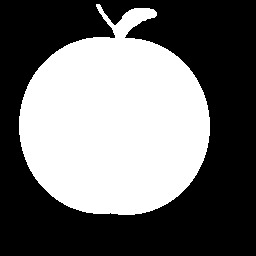
#> input picture Images/apple1.jpg, 256 x 256 px, found by its file name
$ jupyter execute --allow-errors Malan_Moody_Final01.ipynb
#> lines starting #> are read from the running program, lines starting #| are printed output that depends on the picture; after the words box and inside, x2 and y2 are one past the last pixel; in counts of white or black regions, pixels touching at a corner belong together
# Malan Moody

## Final 01

In this project, we create 1D feature vectors of centroid distances for 20 different binary images and perform both template-based and feature-based matching on them

There are 5 image classes, each with 4 images. The 5 classes are apple, bell, bone, brick, and face

## Computing 1D Feature Vectors

We first read in each binary image

[cell 1]
from PIL import Image, ImageFilter, ImageChops
import math
from matplotlib import pyplot as plt
import numpy as np
import cv2 as cv

#read in each image as a binary image
i1c1 = cv.imread("images/apple1.jpg", 0)
#> i1c1 is the input picture: shape (256, 256); min 0, max 255, mean 110
i2c1 = cv.imread("images/apple2.jpg", 0)
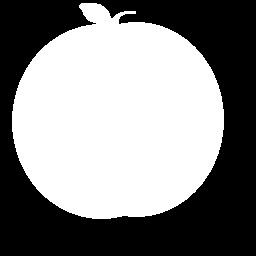
#> input picture Images/apple2.jpg, 256 x 256 px, found by its file name
#> i2c1 is the input picture: shape (256, 256); min 0, max 255, mean 134.4
i3c1 = cv.imread("images/apple3.jpg", 0)
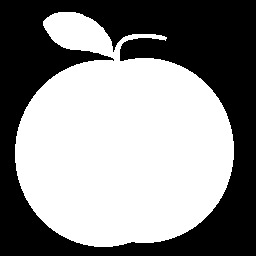
#> input picture Images/apple3.jpg, 256 x 256 px, found by its file name
#> i3c1 is the input picture: shape (256, 256); min 0, max 255, mean 140
i4c1 = cv.imread("images/apple4.jpg", 0)
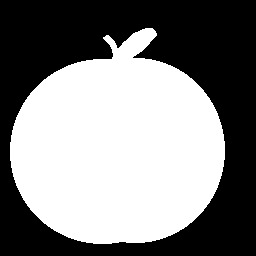
#> input picture Images/apple4.jpg, 256 x 256 px, found by its file name
#> i4c1 is the input picture: shape (256, 256); min 0, max 255, mean 129.9

i1c2 = cv.imread("images/bell1.jpg", 0)
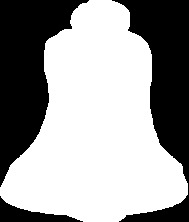
#> input picture Images/bell1.jpg, 189 x 222 px, found by its file name
#> i1c2 is the input picture: shape (222, 189); min 0, max 255, mean 155.4
i2c2 = cv.imread("images/bell2.jpg", 0)
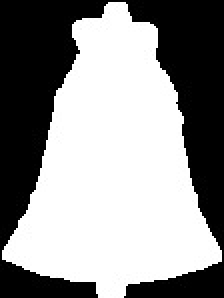
#> input picture Images/bell2.jpg, 112 x 149 px, found by its file name (shown 2 times larger)
#> i2c2 is the input picture: shape (149, 112); min 0, max 255, mean 144.7
i3c2 = cv.imread("images/bell3.jpg", 0)
i4c2 = cv.imread("images/bell4.jpg", 0)

i1c3 = cv.imread("images/bone1.jpg", 0)
i2c3 = cv.imread("images/bone2.jpg", 0)
i3c3 = cv.imread("images/bone3.jpg", 0)
i4c3 = cv.imread("images/bone4.jpg", 0)

i1c4 = cv.imread("images/brick1.jpg", 0)
i2c4 = cv.imread("images/brick2.jpg", 0)
i3c4 = cv.imread("images/brick3.jpg", 0)
i4c4 = cv.imread("images/brick4.jpg", 0)

i1c5 = cv.imread("images/face1.jpg", 0)
i2c5 = cv.imread("images/face2.jpg", 0)
i3c5 = cv.imread("images/face3.jpg", 0)
i4c5 = cv.imread("images/face4.jpg", 0)


ret,img1c1 = cv.threshold(i1c1,127,255,0)
#> img1c1: shape (256, 256); 43.2% white; 1 white region, box (x1, y1, x2, y2) and area: (19, 4, 210, 215) 28279
ret,img2c1 = cv.threshold(i2c1,127,255,0)
#> img2c1: shape (256, 256); 52.7% white; 1 black region, box (x1, y1, x2, y2) and area: (0, 0, 256, 256) 31002
ret,img3c1 = cv.threshold(i3c1,127,255,0)
#> img3c1: shape (256, 256); 54.9% white; 1 black region, box (x1, y1, x2, y2) and area: (0, 0, 256, 256) 29550
ret,img4c1 = cv.threshold(i4c1,127,255,0)
#> img4c1: shape (256, 256); 50.9% white; 1 black region, box (x1, y1, x2, y2) and area: (0, 0, 256, 256) 32156

ret,img1c2 = cv.threshold(i1c2,127,255,0)
#> img1c2: shape (222, 189); 61% white; 3 black regions, box (x1, y1, x2, y2) and area: (0, 0, 89, 187) 7977, (112, 0, 189, 222) 7553, (0, 196, 83, 222) 849
ret,img2c2 = cv.threshold(i2c2,127,255,0)
#> img2c2: shape (149, 112); 56.8% white; 1 black region, box (x1, y1, x2, y2) and area: (0, 0, 112, 149) 7216
ret,img3c2 = cv.threshold(i3c2,127,255,0)
ret,img4c2 = cv.threshold(i4c2,127,255,0)

ret,img1c3 = cv.threshold(i1c3,127,255,0)
ret,img2c3 = cv.threshold(i2c3,127,255,0)
ret,img3c3 = cv.threshold(i3c3,127,255,0)
ret,img4c3 = cv.threshold(i4c3,127,255,0)

ret,img1c4 = cv.threshold(i1c4,127,255,0)
ret,img2c4 = cv.threshold(i2c4,127,255,0)
ret,img3c4 = cv.threshold(i3c4,127,255,0)
ret,img4c4 = cv.threshold(i4c4,127,255,0)

ret,img1c5 = cv.threshold(i1c5,127,255,0)
ret,img2c5 = cv.threshold(i2c5,127,255,0)
ret,img3c5 = cv.threshold(i3c5,127,255,0)
ret,img4c5 = cv.threshold(i4c5,127,255,0)

imgs = [img1c1, img2c1, img3c1, img4c1,
        img1c2, img2c2, img3c2, img4c2,
        img1c3, img2c3, img3c3, img4c3,
        img1c4, img2c4, img3c4, img4c4,
        img1c5, img2c5, img3c5, img4c5]

#> (the rest of this cell did not finish here and is left out)

We next find the moments of each image, and use that to find each image's centroid

[cell 2]
imgsLabeled = np.empty(20, dtype=object)
cX = np.empty(20, dtype=object)
cY = np.empty(20, dtype=object)

#> (the rest of this cell did not finish here and is left out)

We then use Canny edge detection to get the edges of each image

[cell 3]
# Find the edges of each binary image
imgEdges = np.empty(20, dtype=object)

#> (the rest of this cell did not finish here and is left out)

We then create a vector for each image to hold its edge coordinate points

[cell 4]
# Create vectors to hold edge coordinates
edgeCoordinates = [ [] for _ in range(20) ]

# Find each edge pixel to centroid and add it to its respective vector

#> (the rest of this cell did not finish here and is left out)

Next, we create vectors to hold the angles of each edge point to the centroid and sort both the edge point vectors and angle vectors by angle

[cell 5]
# Create vectors to hold edge coordinate and centroid angles
angles = [ [] for _ in range(20) ]

# find angle of each line and sort edge coordinates by angle to centroid
#> (the rest of this cell did not finish here and is left out)

We then use the sorted edge point vectors to find the 1D feature vector for each image

[cell 6]
# Create 1D feature vectors
featureVectors = [ [] for _ in range(20) ]

# Find distance from each edge pixel to centroid and add it to feature vector
for i in range(20):
    for j in edgeCoordinates[i]:
        featureVectors[i].append(np.sqrt((j[0]-cY[i])**2 + (j[1]-cX[i])**2))

We plot a chart of each 1D feature vector

[cell 7]
for i in range(0,20):
    x1 = np.arange(0, len(featureVectors[i]))
    plt.xlabel("point")
    plt.ylabel("Centroid Distance")
    plt.plot(x1, featureVectors[i], 'o', color ="red")
    plt.show()
#> this loop made 20 passes
#> pass 1, `plt.show()`:
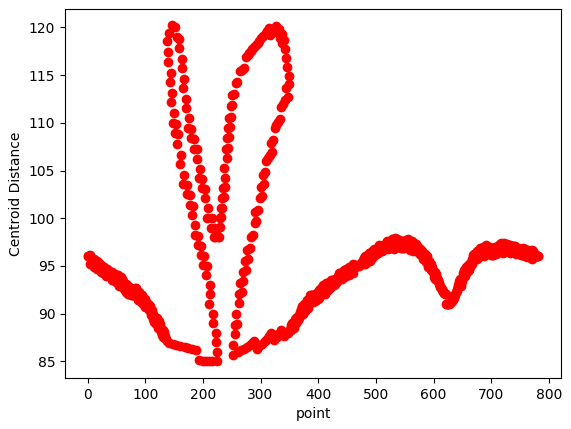
#> figure drawn by matplotlib, 1 panel; curve peaks at x = 146, y = 120.2
#> pass 2, `plt.show()`:
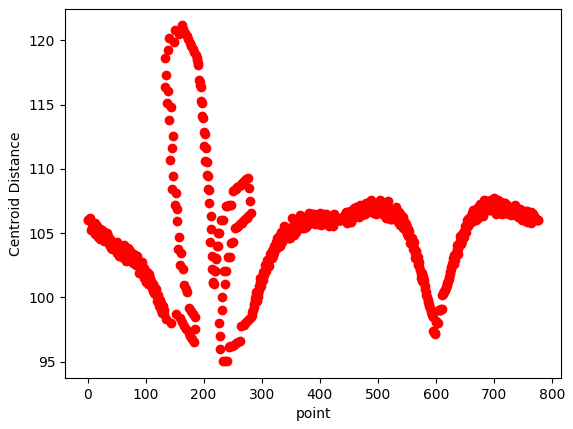
#> figure drawn by matplotlib, 1 panel; curve peaks at x = 162, y = 121.2

## Template-Based Matching

For template-based matching, our template will be an image of an apple with a bite taken out of it

[cell 8]
t = cv.imread("images/template.jpg", 0)
ret,template = cv.threshold(t,127,255,0)

plt.figure()
#> (the rest of this cell did not finish here and is left out)

Create feature vector for template

[cell 9]
Mt = cv.moments(template)
#> Mt = moments, m00 0
#> (the rest of this cell did not finish here and is left out)
